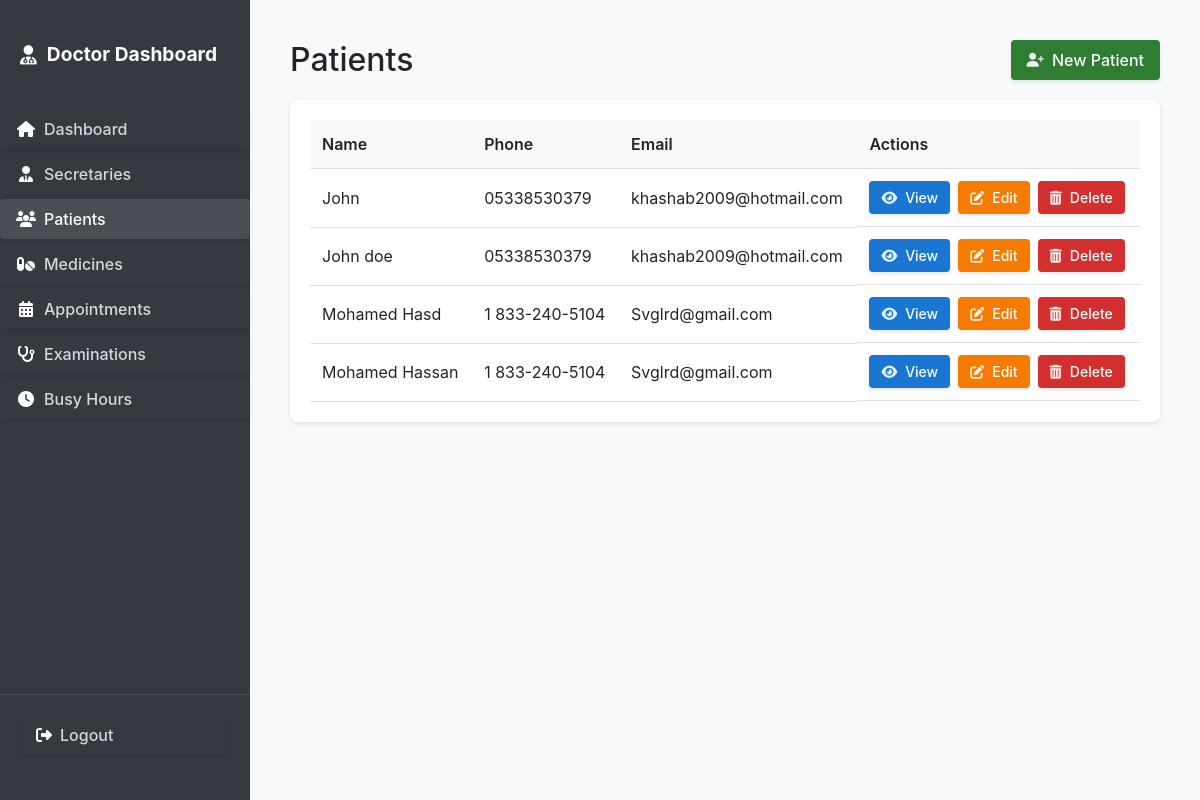
/patients/ (signed in), run on an earlier commit of the app's database.
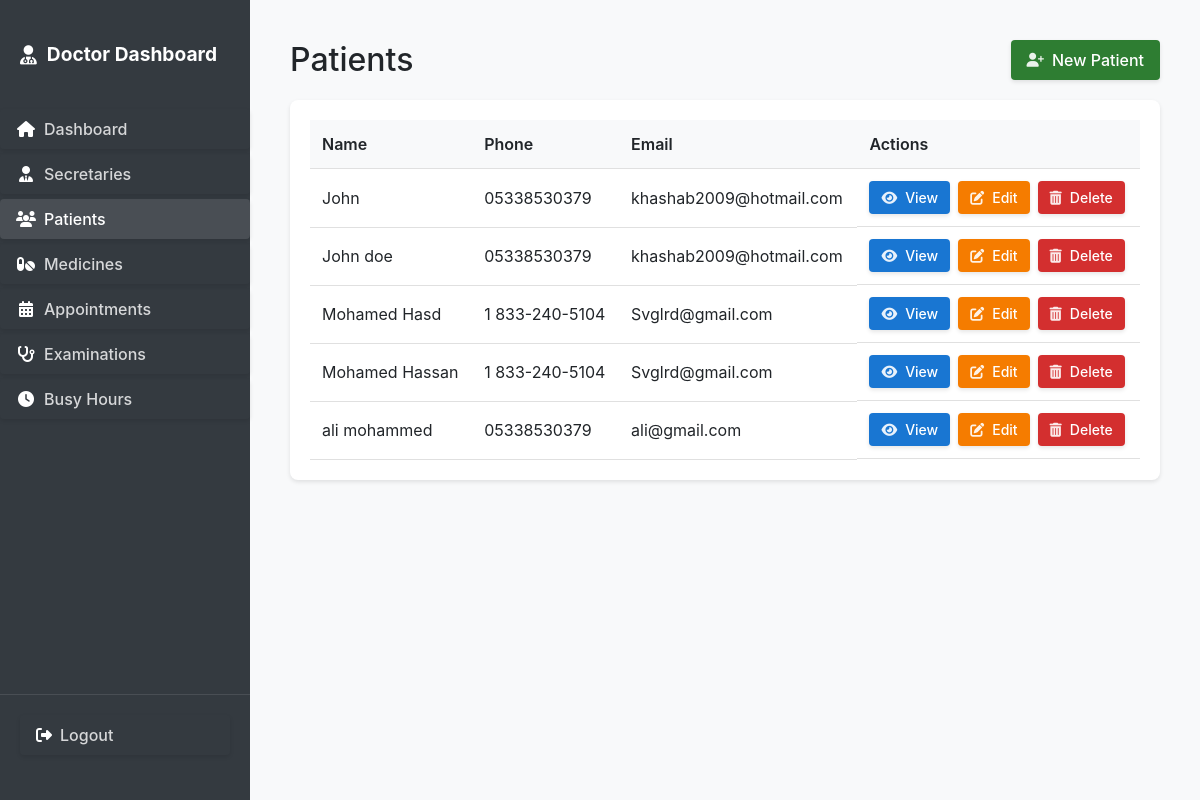
And on a later commit of the database.
### secretary_dash/models.py (models this page shows, shortened)
class Patient(models.Model):
    name = models.CharField(max_length=100)
    phone = models.CharField(max_length=20)
    email = models.EmailField()
    address = models.TextField()
    date_of_birth = models.DateField()
    created_at = models.DateTimeField(auto_now_add=True)
    class Meta:
        ordering = ['name']

### secretary_dash/views.py (the view)
# urls.py: path('patients/', views.patient_list, name='patient_list'),
@login_required
@user_passes_test(is_staff)
def patient_list(request):
    patients = Patient.objects.all().order_by('name')
    return render(request, 'secretary_dash/common/patient_list.html', {
        'patients': patients
    })

### secretary_dash/auth.py (called while the page is built)
    def get_user(self, user_id):
        UserModel = get_user_model()
        try:
            return UserModel.objects.get(pk=user_id)
        except UserModel.DoesNotExist:
            return None

### secretary_dash/views.py (called while the page is built)
def is_staff(user):
    return user.is_superuser or hasattr(user, 'secretary')

### templates/secretary_dash/common/patient_list.html (shortened to what this page needs)
{% extends 'secretary_dash/common/table_base.html' %}
{% block page_title %}Patients{% endblock %}
{% block header_actions %}
<a href="{% url 'secretary_dash:patient_create' %}" class="btn btn-add">
    <i class="fas fa-user-plus"></i>
    <span>New Patient</span>
</a>
{% endblock %}
{% block table_content %}
{% if patients %}
    <table>
        <thead>
            <tr>
                <th>Name</th>
                <th>Phone</th>
                <th>Email</th>
                <th>Actions</th>
            </tr>
        </thead>
        <tbody>
            {% for patient in patients %}
                <tr>
                    <td>{{ patient.name }}</td>
                    <td>{{ patient.phone }}</td>
                    <td>{{ patient.email }}</td>
                    <td class="actions">
                        <a href="{% url 'secretary_dash:patient_detail' patient.id %}" class="btn btn-view btn-sm">
                            <i class="fas fa-eye"></i>
                            <span>View</span>
                        </a>
                        <a href="{% url 'secretary_dash:patient_edit' patient.id %}" class="btn btn-edit btn-sm">
                            <i class="fas fa-edit"></i>
                            <span>Edit</span>
                        </a>
                        <form method="post" action="{% url 'secretary_dash:patient_delete' patient.id %}" style="display: inline;">
                            <button type="submit" class="btn btn-delete btn-sm" onclick="return confirm('Are you sure you want to delete this patient?');">
                                <i class="fas fa-trash-alt"></i>
                                <span>Delete</span>
                            </button>
                        </form>
                    </td>
                </tr>
            {% endfor %}
        </tbody>
    </table>
{% else %}
    <p class="no-data">No patients found.</p>
{% endif %}
{% endblock %}

What changed in the data, as far as the page shows it:
added Patient: name "ali mohammed", phone "05338530379", email "ali@gmail.com"
